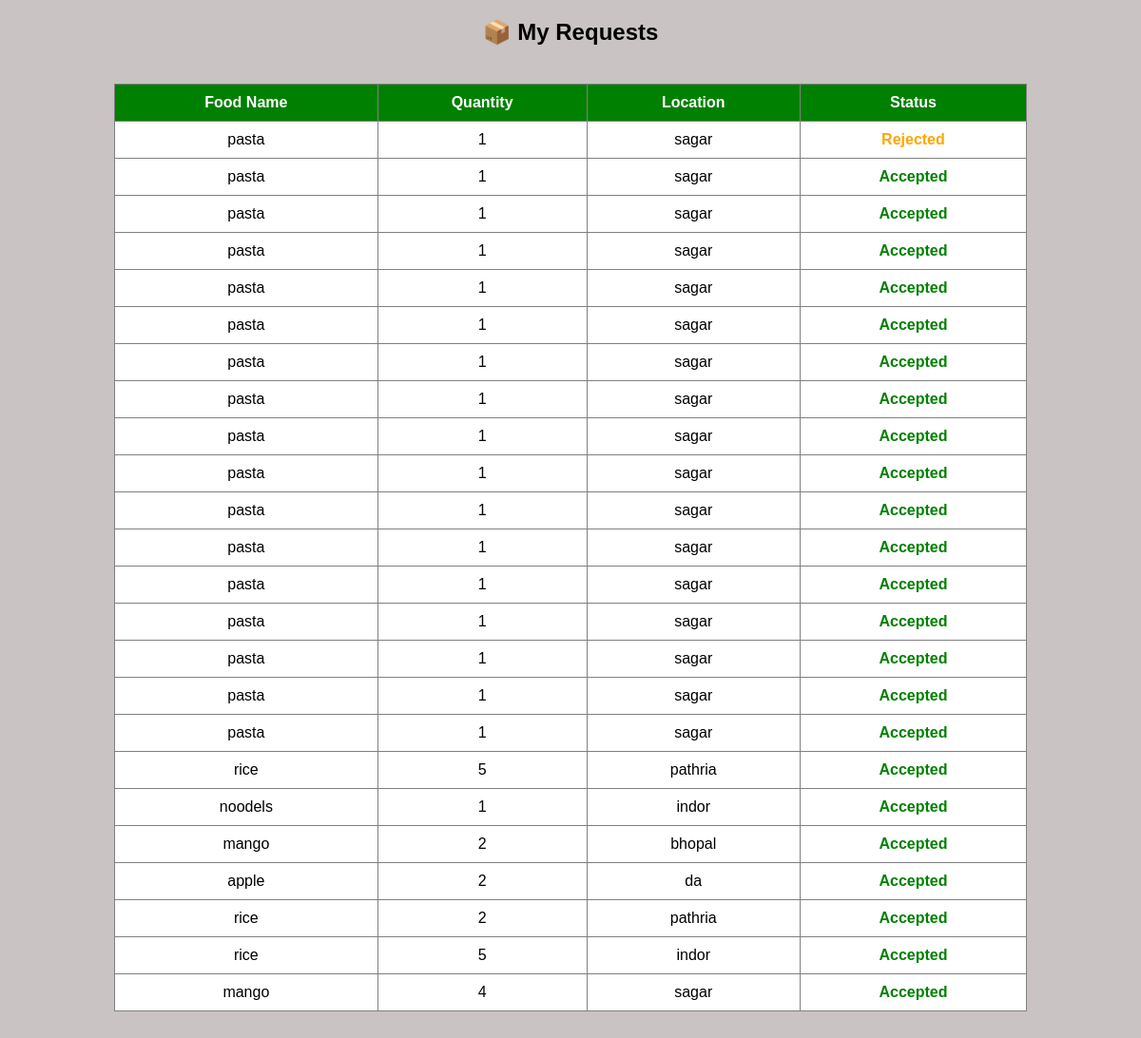
The app's page /my_requests, older data.
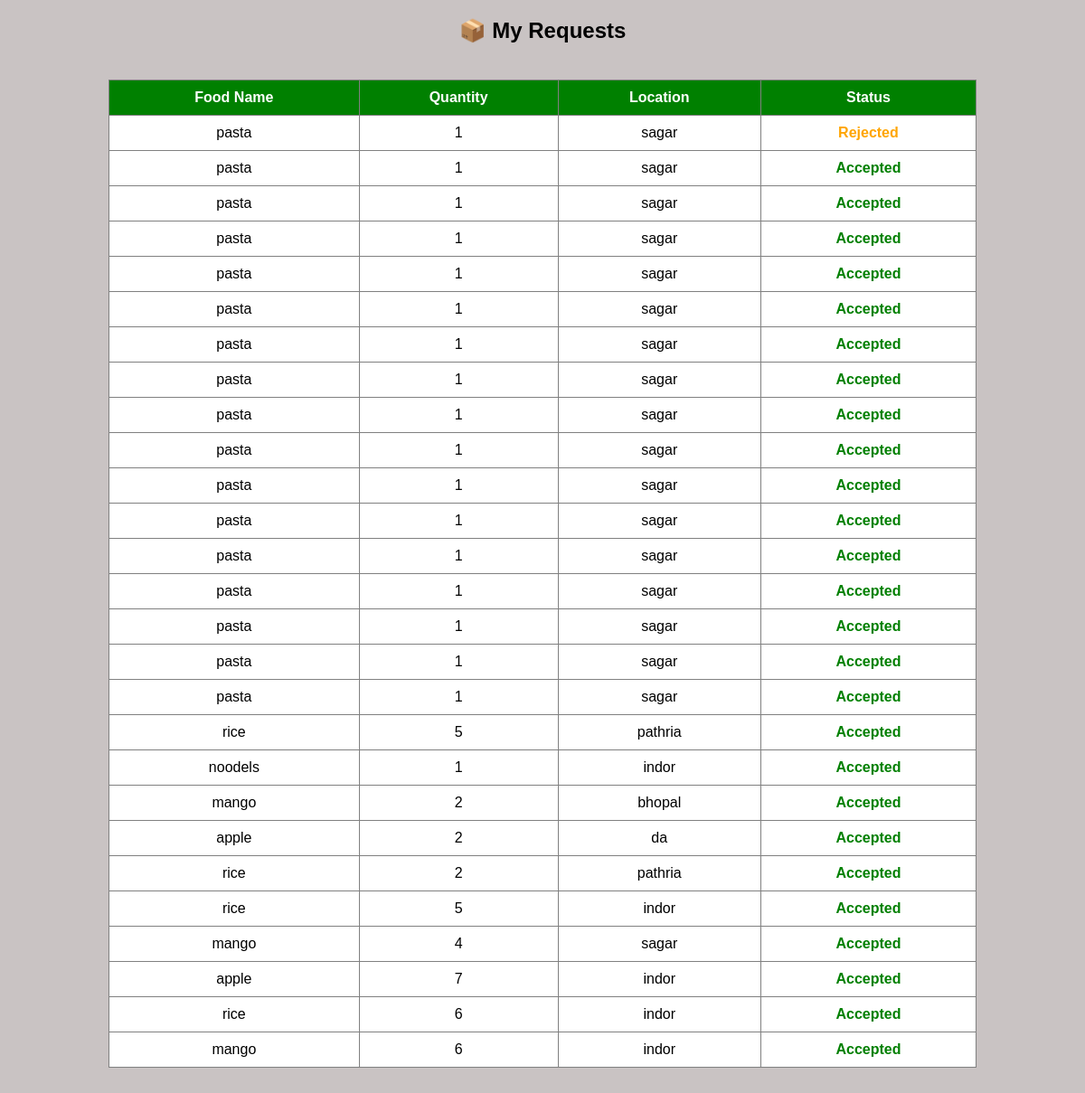
The same page, newer data.
### tables this page shows
CREATE TABLE requests (
    id INTEGER PRIMARY KEY AUTOINCREMENT,
    name TEXT,
    quantity TEXT,
    location TEXT,
    status TEXT
);

### app.py (the view)
@app.route('/my_requests')
def my_requests():
    conn=sqlite3.connect("users.db")
    cur=conn.cursor()
    requests=cur.execute("SELECT * FROM requests").fetchall()
    conn.close()
    return render_template("my_requests.html",requests=requests)

### templates/my_requests.html (shortened to what this page needs)
<!DOCTYPE html>
<html>
<head>
</head>
<body style="background-color:rgb(201, 195, 195)">
<h2>📦 My Requests</h2>
<table>
    <tr>
        <th>Food Name</th>
        <th>Quantity</th>
        <th>Location</th>
        <th>Status</th>
    </tr>
    {% for req in requests %}
    <tr>
        <td>{{ req[1] }}</td>
        <td>{{ req[2] }}</td>
        <td>{{ req[3] }}</td>
        <td>
            {% if req[4] == "Accepted" %}
                <span class="accepted">{{ req[4] }}</span>
            {% else %}
                <span class="pending">{{ req[4] }}</span>
            {% endif %}
        </td>
    </tr>
    {% endfor %}
</table>
</body>
</html>

### templates/my_requests.html (style rules this page uses)
body { font-family: Arial; background: #f2f2f2; margin: 0; }
h2 { text-align: center; margin-top: 20px; }
table { width: 80%; margin: 40px auto; border-collapse: collapse; background: white; }
th, td { padding: 10px; border: 1px solid gray; text-align: center; }
th { background: green; color: white; }
.accepted { color: green; font-weight: bold; }
.pending { color: orange; font-weight: bold; }

Row changes from the older to the newer data that the page shows:
added requests: name "apple", quantity "7", location "indor", status "Accepted"
added requests: name "rice", quantity "6", location "indor", status "Accepted"
added requests: name "mango", quantity "6", location "indor", status "Accepted"
